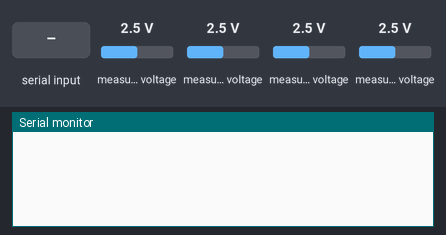
Simulated run of this program. Board: ESP32. Parts: the last lines printed to the serial monitor. The inputs (shaded band) are chosen by the test bench; at power-on: measured voltage 2.5 V.

Above: at 6.2 s.
6.3 s: "A90\n" received over Serial
At 7.1 s:
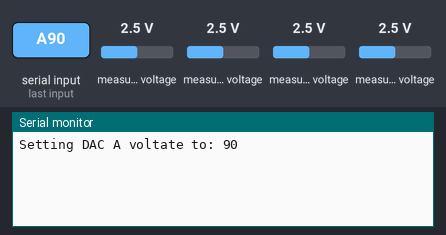
7.8 s: "B90\n" received over Serial
At 8.3 s:
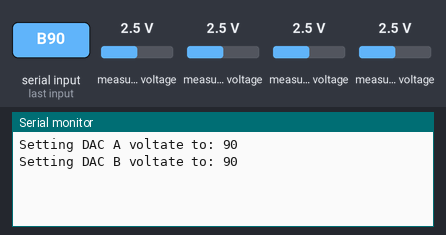
9.3 s: "R90\n" received over Serial
At 10.7 s:
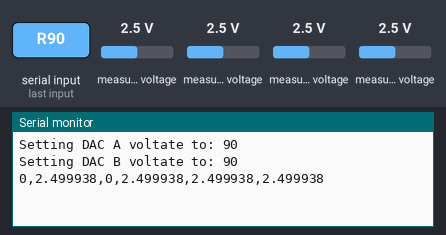

Measured:
- after the input at 6.3 s, the serial monitor: prints a new line at once (image 1)
- after the input at 7.8 s, the serial monitor: prints a new line at once (image 2)
- after the input at 9.3 s, the serial monitor: prints a new line at once (image 3)

The program:

main.cpp
```cpp
#include <Arduino.h>
#include <SPI.h>
#include <ADS1X15.h>
#include <iostream>
#include <string>
using namespace std;
SPIClass *vspi = new SPIClass(VSPI);

#define MASK 0b0011111111110000
#define GAIN_1 0x2000
#define ACTIVE 0x1000

#define INPUT_DAC_CS 17
#define VCC_DAC_CS 16

#define ADC_4_OUTPUT_DAC_VCC_PIN 3
#define ADC_4_OUTPUT_INPUT_PIN 2
#define ADC_4_OUTPUT_A_PIN 0
#define ADC_4_OUTPUT_B_PIN 1

#define MAX_VCC_DAC_VALUE 255
#define MIN_VCC_DAC_VALUE 128

ADS1115 ADS(0x48);
char buffer[248];

void setVoltage(uint8_t cs, uint8_t value)
{
    vspi->beginTransaction(SPISettings(14000000, MSBFIRST, SPI_MODE0));
    digitalWrite(cs, LOW);
    uint16_t data = value << 4;
    data |= ACTIVE;
    data &= MASK;
    vspi->transfer16(data);
    digitalWrite(cs, HIGH);
    vspi->endTransaction();
}

double measureVoltage(uint8_t pin){
    return ADS.readADC(pin) * 0.0001875;
}


void reportMeasurement(int vcc, int input){
    double vVccDac = measureVoltage(ADC_4_OUTPUT_DAC_VCC_PIN);
    double vIn = measureVoltage(ADC_4_OUTPUT_INPUT_PIN);
    double vOutA = measureVoltage(ADC_4_OUTPUT_A_PIN);
    double vOutB = measureVoltage(ADC_4_OUTPUT_B_PIN);

    sprintf(buffer, "%d,%lf,%d,%lf,%lf,%lf", vcc, vVccDac, input, vIn, vOutA, vOutB);
    Serial.println(buffer);
}

void runInputRamp(int vccS){
    for(int i = 0; i < 256; i++){
        setVoltage(INPUT_DAC_CS, i);
        delay(100);
        reportMeasurement(vccS, i);
    }
}

void runVccRamp(){
    for(int i = MAX_VCC_DAC_VALUE; i >= MIN_VCC_DAC_VALUE; i--){
        setVoltage(VCC_DAC_CS, i);
        delay(100);
        runInputRamp(i);
    }
}


void setup()
{

    Serial.begin(115200);

    pinMode(INPUT_DAC_CS, OUTPUT);
    digitalWrite(INPUT_DAC_CS, HIGH);
    pinMode(VCC_DAC_CS, OUTPUT);
    digitalWrite(VCC_DAC_CS, HIGH);
    vspi->begin();

    ADS.begin();
    ADS.setGain(0);

    setVoltage(INPUT_DAC_CS, 128);
    setVoltage(VCC_DAC_CS, 255);

    delay(5000);

    //runVccRamp();
    //runInputRamp(256);
}

void loop()
{
    String input = Serial.readStringUntil('\n');
    if(input[0] == 'A'){
        setVoltage(VCC_DAC_CS, input.substring(1).toInt());
        Serial.print("Setting DAC A voltate to: ");
        Serial.println(input.substring(1).toInt());
    }
    if(input[0] == 'B'){
        setVoltage(INPUT_DAC_CS, input.substring(1).toInt());
        Serial.print("Setting DAC B voltate to: ");
        Serial.println(input.substring(1).toInt());
    }
    if(input[0] == 'R'){
        reportMeasurement(0,0);
    }
}
```
